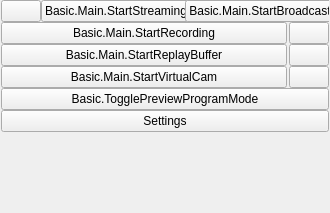
<?xml version="1.0" encoding="UTF-8"?>
<ui version="4.0">
 <class>OBSBasicControls</class>
 <widget class="QWidget" name="OBSBasicControls">
  <property name="geometry">
   <rect>
    <x>0</x>
    <y>0</y>
    <width>318</width>
    <height>213</height>
   </rect>
  </property>
  <layout class="QVBoxLayout" name="verticalLayout_9">
   <property name="spacing">
    <number>0</number>
   </property>
   <property name="leftMargin">
    <number>1</number>
   </property>
   <property name="topMargin">
    <number>0</number>
   </property>
   <property name="rightMargin">
    <number>1</number>
   </property>
   <property name="bottomMargin">
    <number>1</number>
   </property>
   <item>
    <widget class="QFrame" name="controlsFrame">
     <layout class="QVBoxLayout" name="buttonsVLayout">
      <property name="spacing">
       <number>0</number>
      </property>
      <property name="leftMargin">
       <number>0</number>
      </property>
      <property name="topMargin">
       <number>0</number>
      </property>
      <property name="rightMargin">
       <number>0</number>
      </property>
      <property name="bottomMargin">
       <number>0</number>
      </property>
      <item>
       <layout class="QHBoxLayout" name="horizontalLayout_7">
        <item>
         <widget class="QPushButton" name="addStreamDestinationButton">
          <property name="sizePolicy">
           <sizepolicy hsizetype="Fixed" vsizetype="Fixed">
            <horstretch>0</horstretch>
            <verstretch>0</verstretch>
           </sizepolicy>
          </property>
          <property name="minimumSize">
           <size>
            <width>28</width>
            <height>0</height>
           </size>
          </property>
          <property name="toolTip">
           <string>Basic.Settings.Stream.AddDestination</string>
          </property>
          <property name="accessibleName">
           <string>Basic.Settings.Stream.AddDestination</string>
          </property>
          <property name="class" stdset="0">
           <string>icon-plus</string>
          </property>
         </widget>
        </item>
        <item>
         <widget class="QPushButton" name="streamButton">
          <property name="enabled">
           <bool>true</bool>
          </property>
          <property name="sizePolicy">
           <sizepolicy hsizetype="Ignored" vsizetype="Fixed">
            <horstretch>0</horstretch>
            <verstretch>0</verstretch>
           </sizepolicy>
          </property>
          <property name="minimumSize">
           <size>
            <width>150</width>
            <height>0</height>
           </size>
          </property>
          <property name="text">
           <string>Basic.Main.StartStreaming</string>
          </property>
         </widget>
        </item>
        <item>
         <widget class="QPushButton" name="broadcastButton">
          <property name="enabled">
           <bool>true</bool>
          </property>
          <property name="sizePolicy">
           <sizepolicy hsizetype="Ignored" vsizetype="Fixed">
            <horstretch>0</horstretch>
            <verstretch>0</verstretch>
           </sizepolicy>
          </property>
          <property name="minimumSize">
           <size>
            <width>150</width>
            <height>0</height>
           </size>
          </property>
          <property name="text">
           <string>Basic.Main.StartBroadcast</string>
          </property>
         </widget>
        </item>
       </layout>
      </item>
      <item>
       <layout class="QHBoxLayout" name="recordingLayout">
        <property name="spacing">
         <number>2</number>
        </property>
        <property name="leftMargin">
         <number>0</number>
        </property>
        <property name="topMargin">
         <number>0</number>
        </property>
        <property name="rightMargin">
         <number>0</number>
        </property>
        <property name="bottomMargin">
         <number>0</number>
        </property>
        <item>
         <widget class="QPushButton" name="recordButton">
          <property name="enabled">
           <bool>true</bool>
          </property>
          <property name="sizePolicy">
           <sizepolicy hsizetype="MinimumExpanding" vsizetype="Fixed">
            <horstretch>0</horstretch>
            <verstretch>0</verstretch>
           </sizepolicy>
          </property>
          <property name="minimumSize">
           <size>
            <width>0</width>
            <height>0</height>
           </size>
          </property>
          <property name="text">
           <string>Basic.Main.StartRecording</string>
          </property>
         </widget>
        </item>
        <item>
         <widget class="QPushButton" name="pauseRecordButton">
          <property name="enabled">
           <bool>true</bool>
          </property>
          <property name="minimumSize">
           <size>
            <width>0</width>
            <height>0</height>
           </size>
          </property>
          <property name="toolTip">
           <string>Basic.Main.PauseRecording</string>
          </property>
          <property name="accessibleName">
           <string>Basic.Main.PauseRecording</string>
          </property>
          <property name="icon">
           <iconset resource="obs.qrc">
            <normaloff>:/res/images/media-pause.svg</normaloff>:/res/images/media-pause.svg</iconset>
          </property>
          <property name="class" stdset="0">
           <string>icon-media-pause</string>
          </property>
         </widget>
        </item>
       </layout>
      </item>
      <item>
       <layout class="QHBoxLayout" name="replayBufferLayout">
        <property name="spacing">
         <number>2</number>
        </property>
        <property name="leftMargin">
         <number>0</number>
        </property>
        <property name="topMargin">
         <number>0</number>
        </property>
        <property name="rightMargin">
         <number>0</number>
        </property>
        <property name="bottomMargin">
         <number>0</number>
        </property>
        <item>
         <widget class="QPushButton" name="replayBufferButton">
          <property name="enabled">
           <bool>true</bool>
          </property>
          <property name="sizePolicy">
           <sizepolicy hsizetype="MinimumExpanding" vsizetype="Fixed">
            <horstretch>0</horstretch>
            <verstretch>0</verstretch>
           </sizepolicy>
          </property>
          <property name="minimumSize">
           <size>
            <width>0</width>
            <height>0</height>
           </size>
          </property>
          <property name="text">
           <string>Basic.Main.StartReplayBuffer</string>
          </property>
         </widget>
        </item>
        <item>
         <widget class="QPushButton" name="saveReplayButton">
          <property name="enabled">
           <bool>true</bool>
          </property>
          <property name="minimumSize">
           <size>
            <width>0</width>
            <height>0</height>
           </size>
          </property>
          <property name="toolTip">
           <string>Basic.Main.SaveReplay</string>
          </property>
          <property name="accessibleName">
           <string>Basic.Main.SaveReplay</string>
          </property>
          <property name="icon">
           <iconset resource="obs.qrc">
            <normaloff>:/res/images/save.svg</normaloff>:/res/images/save.svg</iconset>
          </property>
          <property name="class" stdset="0">
           <string>icon-save</string>
          </property>
         </widget>
        </item>
       </layout>
      </item>
      <item>
       <layout class="QHBoxLayout" name="virtualCamLayout">
        <property name="spacing">
         <number>2</number>
        </property>
        <property name="leftMargin">
         <number>0</number>
        </property>
        <property name="topMargin">
         <number>0</number>
        </property>
        <property name="rightMargin">
         <number>0</number>
        </property>
        <property name="bottomMargin">
         <number>0</number>
        </property>
        <item>
         <widget class="QPushButton" name="virtualCamButton">
          <property name="enabled">
           <bool>true</bool>
          </property>
          <property name="sizePolicy">
           <sizepolicy hsizetype="MinimumExpanding" vsizetype="Fixed">
            <horstretch>0</horstretch>
            <verstretch>0</verstretch>
           </sizepolicy>
          </property>
          <property name="minimumSize">
           <size>
            <width>0</width>
            <height>0</height>
           </size>
          </property>
          <property name="text">
           <string>Basic.Main.StartVirtualCam</string>
          </property>
         </widget>
        </item>
        <item>
         <widget class="QPushButton" name="virtualCamConfigButton">
          <property name="enabled">
           <bool>true</bool>
          </property>
          <property name="minimumSize">
           <size>
            <width>0</width>
            <height>0</height>
           </size>
          </property>
          <property name="toolTip">
           <string>Basic.Main.VirtualCamConfig</string>
          </property>
          <property name="accessibleName">
           <string>Basic.Main.VirtualCamConfig</string>
          </property>
          <property name="icon">
           <iconset resource="obs.qrc">
            <normaloff>:/settings/images/settings/general.svg</normaloff>:/settings/images/settings/general.svg</iconset>
          </property>
          <property name="class" stdset="0">
           <string>icon-gear</string>
          </property>
         </widget>
        </item>
       </layout>
      </item>
      <item>
       <widget class="QPushButton" name="modeSwitch">
        <property name="sizePolicy">
         <sizepolicy hsizetype="Ignored" vsizetype="Fixed">
          <horstretch>0</horstretch>
          <verstretch>0</verstretch>
         </sizepolicy>
        </property>
        <property name="minimumSize">
         <size>
          <width>150</width>
          <height>0</height>
         </size>
        </property>
        <property name="text">
         <string>Basic.TogglePreviewProgramMode</string>
        </property>
       </widget>
      </item>
      <item>
       <widget class="QPushButton" name="settingsButton">
        <property name="sizePolicy">
         <sizepolicy hsizetype="Ignored" vsizetype="Fixed">
          <horstretch>0</horstretch>
          <verstretch>0</verstretch>
         </sizepolicy>
        </property>
        <property name="minimumSize">
         <size>
          <width>150</width>
          <height>0</height>
         </size>
        </property>
        <property name="text">
         <string>Settings</string>
        </property>
       </widget>
      </item>
      <item>
       <spacer name="expVSpacer">
        <property name="orientation">
         <enum>Qt::Vertical</enum>
        </property>
        <property name="sizeHint" stdset="0">
         <size>
          <width>0</width>
          <height>0</height>
         </size>
        </property>
       </spacer>
      </item>
     </layout>
    </widget>
   </item>
  </layout>
 </widget>
 <resources>
  <include location="obs.qrc"/>
 </resources>
 <connections/>
</ui>
